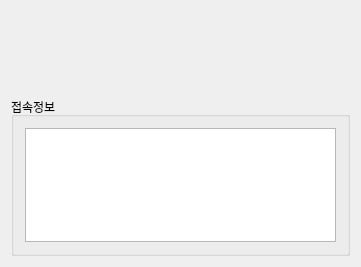
<?xml version="1.0" encoding="UTF-8"?>
<ui version="4.0">
 <class>Widget</class>
 <widget class="QWidget" name="Widget">
  <property name="geometry">
   <rect>
    <x>0</x>
    <y>0</y>
    <width>361</width>
    <height>267</height>
   </rect>
  </property>
  <property name="windowTitle">
   <string>Widget</string>
  </property>
  <layout class="QVBoxLayout" name="verticalLayout">
   <item>
    <layout class="QHBoxLayout" name="horizontalLayout">
     <item>
      <widget class="QLabel" name="labelStatus">
       <property name="minimumSize">
        <size>
         <width>0</width>
         <height>80</height>
        </size>
       </property>
       <property name="maximumSize">
        <size>
         <width>16777215</width>
         <height>80</height>
        </size>
       </property>
       <property name="text">
        <string/>
       </property>
      </widget>
     </item>
    </layout>
   </item>
   <item>
    <widget class="QGroupBox" name="groupBox_2">
     <property name="title">
      <string>접속정보</string>
     </property>
     <layout class="QVBoxLayout" name="verticalLayout_3">
      <item>
       <widget class="QTextEdit" name="connMsgEdit"/>
      </item>
     </layout>
    </widget>
   </item>
  </layout>
 </widget>
 <layoutdefault spacing="6" margin="11"/>
 <resources/>
 <connections/>
</ui>
